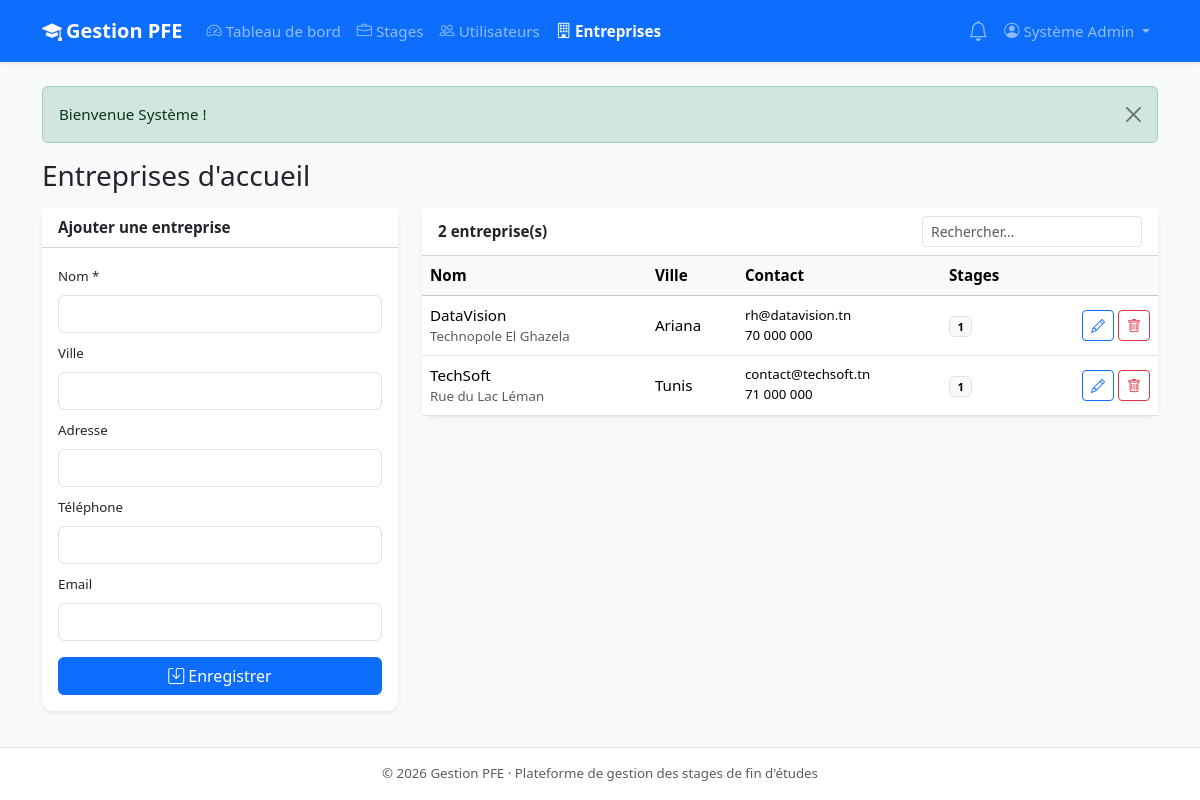
The app's page /admin/entreprises.php (signed in) with its own data.
### tables this page shows
CREATE TABLE entreprises (
    id          INT UNSIGNED AUTO_INCREMENT PRIMARY KEY,
    nom         VARCHAR(150) NOT NULL,
    adresse     VARCHAR(255) NULL,
    ville       VARCHAR(100) NULL,
    telephone   VARCHAR(30)  NULL,
    email       VARCHAR(150) NULL,
    created_at  DATETIME     NOT NULL DEFAULT CURRENT_TIMESTAMP
);

### includes/functions.php (called while the page is built, shortened)
<?php
function e($value): string
{
    return htmlspecialchars((string) ($value ?? ''), ENT_QUOTES, 'UTF-8');
}
function url(string $path = ''): string
{
    return BASE_URL . '/' . ltrim($path, '/');
}

### admin/entreprises.php (the view, shortened to what this page needs)
<?php
require_once __DIR__ . '/../includes/functions.php';
$pdo = db();
$entreprises = $pdo->query(
    'SELECT e.*, (SELECT COUNT(*) FROM stages s WHERE s.entreprise_id = e.id) AS nb_stages
     FROM entreprises e ORDER BY e.nom'
)->fetchAll();
$edit = null;
require __DIR__ . '/../includes/header.php';
?>
<h1 class="h3 mb-3">Entreprises d'accueil</h1>
<div class="row g-4">
    <div class="col-lg-4">
        <div class="card shadow-sm border-0">
            <div class="card-header bg-white fw-semibold"><?= $edit ? "Modifier l'entreprise" : 'Ajouter une entreprise' ?></div>
            <div class="card-body">
                <form method="post">
                    <?php foreach (['nom' => 'Nom *', 'ville' => 'Ville', 'adresse' => 'Adresse', 'telephone' => 'Téléphone', 'email' => 'Email'] as $k => $label): ?>
                        <div class="mb-2">
                            <label class="form-label small"><?= $label ?></label>
                            <input type="<?= $k === 'email' ? 'email' : 'text' ?>" name="<?= $k ?>" class="form-control" value="<?= e($edit[$k] ?? '') ?>" <?= $k === 'nom' ? 'required' : '' ?>>
                        </div>
                    <?php endforeach; ?>
                    <div class="d-flex gap-2 mt-3">
                        <button name="action" value="enregistrer" class="btn btn-primary flex-fill"><i class="bi bi-save me-1"></i>Enregistrer</button>
                    </div>
                </form>
            </div>
        </div>
    </div>
    <div class="col-lg-8">
        <div class="card shadow-sm border-0">
            <div class="card-header bg-white d-flex justify-content-between align-items-center">
                <span class="fw-semibold"><?= count($entreprises) ?> entreprise(s)</span>
                <input type="search" class="form-control form-control-sm w-auto" placeholder="Rechercher…" data-table-filter="#tableEnt">
            </div>
            <div class="table-responsive">
                <table class="table table-hover mb-0" id="tableEnt">
                    <thead class="table-light"><tr><th>Nom</th><th>Ville</th><th>Contact</th><th>Stages</th><th></th></tr></thead>
                    <tbody>
                    <?php foreach ($entreprises as $ent): ?>
                        <tr>
                            <td><?= e($ent['nom']) ?><div class="small text-muted"><?= e($ent['adresse']) ?></div></td>
                            <td><?= e($ent['ville'] ?: '—') ?></td>
                            <td class="small"><?= e($ent['email']) ?><br><?= e($ent['telephone']) ?></td>
                            <td><span class="badge text-bg-light border"><?= (int) $ent['nb_stages'] ?></span></td>
                            <td class="text-end text-nowrap">
                                <a class="btn btn-sm btn-outline-primary" href="<?= url('admin/entreprises.php?edit=' . $ent['id']) ?>"><i class="bi bi-pencil"></i></a>
                                <form method="post" class="d-inline">
                                    <button name="action" value="supprimer" class="btn btn-sm btn-outline-danger" data-confirm="Supprimer cette entreprise ?"><i class="bi bi-trash"></i></button>
                                </form>
                            </td>
                        </tr>
                    <?php endforeach; ?>
                    </tbody>
                </table>
            </div>
        </div>
    </div>
</div>
<?php require __DIR__ . '/../includes/footer.php'; ?>

### assets/css/style.css (style rules this page uses)
body { font-size: .95rem; }
.card { border-radius: .75rem; }
.table > :not(caption) > * > * { vertical-align: middle; }

### records on screen
entreprises: nom "DataVision", adresse "Technopole El Ghazela", ville "Ariana", email "rh@datavision.tn", telephone "70 000 000", nb_stages "1"
entreprises: nom "TechSoft", adresse "Rue du Lac Léman", ville "Tunis", email "contact@techsoft.tn", telephone "71 000 000", nb_stages "1"

### other values on screen
APP_NAME "Gestion PFE"
$label "Tableau de bord"
$label "Stages"
$label "Utilisateurs"
$label "Entreprises"
$user['prenom'] . ' ' . $user['nom'] "Système Admin"
$f['message'] "Bienvenue Système !"
$label "Nom *"
$label "Ville"
$label "Adresse"
$label "Téléphone"
$label "Email"
count($entreprises) "2"
